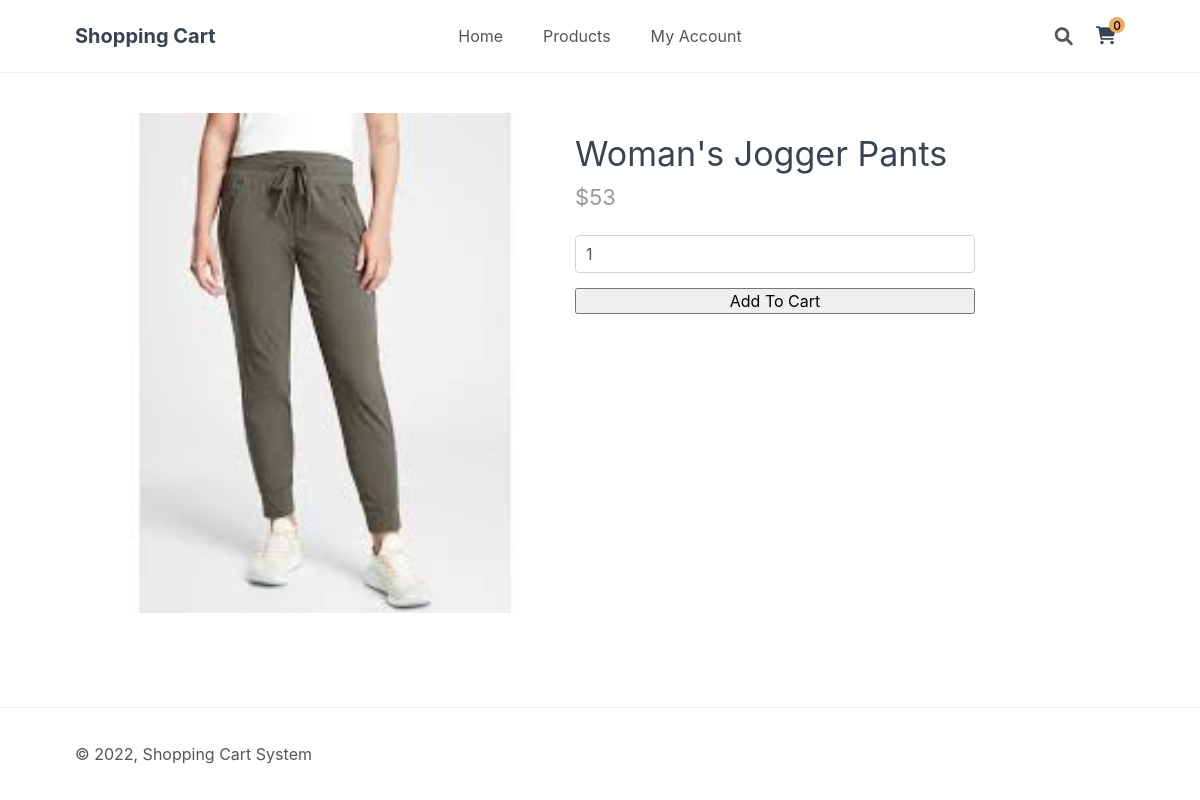
The app's page /index.php?page=product&id=28 with its own data.
### tables this page shows
CREATE TABLE IF NOT EXISTS `item` (
  `item_id` int(11) NOT NULL AUTO_INCREMENT,
  `item_name` varchar(64) DEFAULT NULL,
  `desc` varchar(1024) DEFAULT NULL,
  `price` int(11) DEFAULT NULL,
  `rrp` int(11) DEFAULT NULL,
  `quantity` int(11) DEFAULT NULL,
  `img` varchar(32) DEFAULT NULL,
  `date_added` datetime NOT NULL DEFAULT CURRENT_TIMESTAMP,
  `availability` tinyint(1) DEFAULT NULL,
  PRIMARY KEY (`item_id`)
);

### product.php (the view, shortened to what this page needs)
<?php
if (isset($_GET['id'])) {
    $stmt = $pdo->prepare('SELECT * FROM item WHERE item_id = ?');
    $stmt->execute([$_GET['id']]);
    $product = $stmt->fetch(PDO::FETCH_ASSOC);
} else {
    exit('Product does not exist!');
}
?>
<?=template_header('Product')?>
<div class="product content-wrapper">
    <img src="imgs/<?=$product['img']?>" width="500" height="500" alt="<?=$product['item_name']?>">
    <div>
        <h1 class="name"><?=$product['item_name']?></h1>
        <span class="price">
            &dollar;<?=$product['price']?>
        </span>
        <form action="index.php?page=cart" method="post">
            <input type="number" name="quantity" value="1" min="1" max="<?=$product['quantity']?>" placeholder="Quantity" required>
            <input type="submit" value="Add To Cart">
        </form>
    </div>
</div>
<?=template_footer()?>

### style.css (style rules this page uses)
* { box-sizing: border-box; font-family: -apple-system, BlinkMacSystemFont, "segoe ui", roboto, oxygen, ubuntu, cantarell, "fira sans", "droid sans", "helvetica neue", Arial, sans-serif; font-size: 16px; }
html { height: 100%; }
body { position: relative; min-height: 100%; color: #555555; background-color: #FFFFFF; margin: 0; padding-bottom: 100px; }
h1, h2, h3, h4, h5 { color: #394352; }
.content-wrapper { width: 1050px; margin: 0 auto; }
main > .product { display: flex; padding: 40px 0; }
main > .product h1 { font-size: 34px; font-weight: normal; margin: 0; padding: 20px 0 10px 0; }
main > .product .price { display: block; font-size: 22px; color: #999999; }
main > .product form { display: flex; flex-flow: column; margin: 25px 0 40px 0; }
main > .product form select, main > .product form input[type="number"], main > .product form input[type="text"], main > .product form input[type="datetime-local"] { width: 400px; padding: 8px 10px; margin-bottom: 15px; border: 1px solid #d5d5d5; color: #555555; border-radius: 4px; background-color: #fff; }

### records on screen
item: img (picture), item_name "Woman's Jogger Pants", price "53"

### other values on screen
$site_name "Shopping Cart"
$num_items_in_cart "0"
